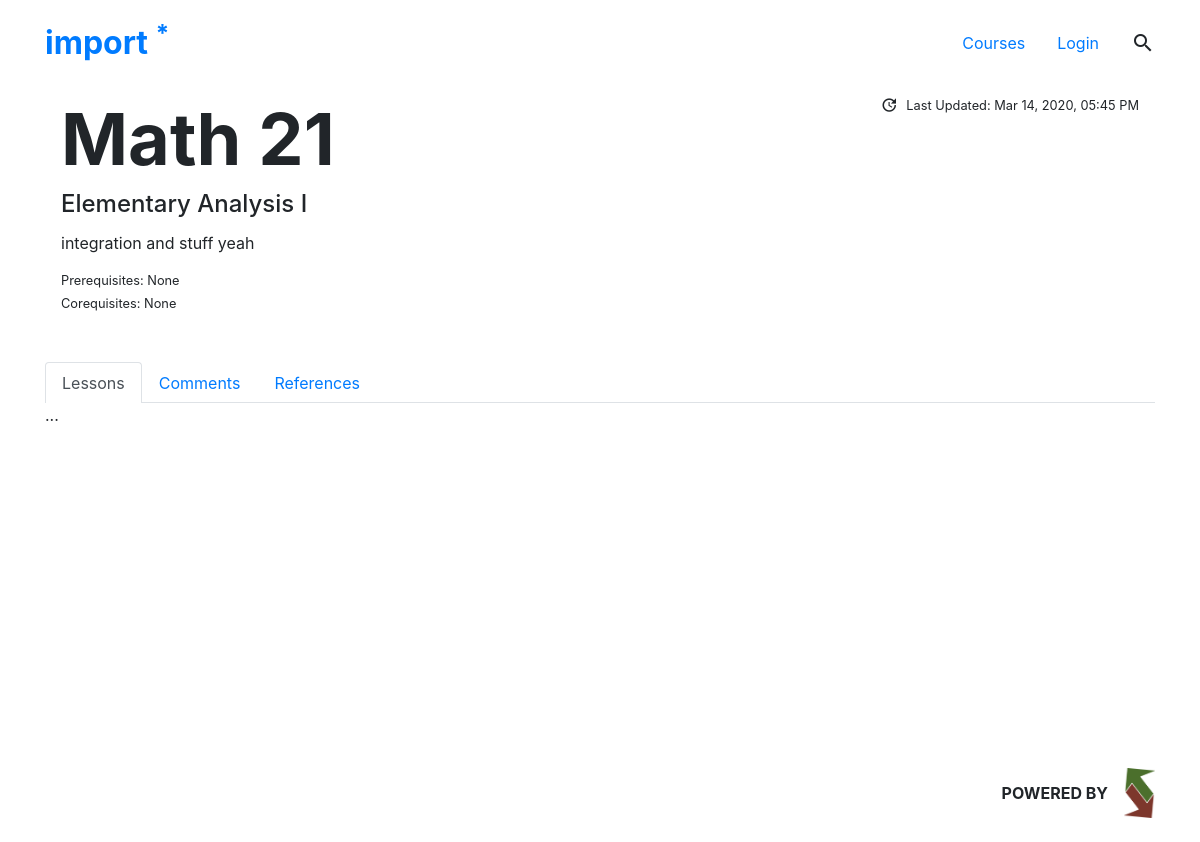
The app's page /course/math/21/ with its own data.
### reviewer/models.py (models this page shows, shortened)
class Course(models.Model):
	name = models.CharField("Course Name", max_length=20)
	code = models.CharField("Course Code", max_length=10)
	number = models.CharField("Course Number", max_length=10)
	number_len = models.PositiveSmallIntegerField(default=1)
	title = models.CharField("Course Title", max_length=50)
	description = models.TextField("Course Description", blank=True)
	old_curr = models.BooleanField("Pre-2018 Curriculum Exclusive?", default=False)
	visible = models.BooleanField("Visible?", default=True)
	prereqs = models.ManyToManyField('self', blank=True, default=None, symmetrical=False, related_name="preq")
	coreqs = models.ManyToManyField('self', blank=True, default=None,symmetrical=False , related_name="creq")
	lastupdated = models.DateTimeField("Last Updated", default=timezone.now)
	image = models.ImageField(verbose_name="Cover Photo", null=True, blank=True, upload_to=course_uploadto)

### reviewer/views.py (the view)
# urls.py: path('course/', views.courselist, name="courselist"),
def course(request, csubj, cnum):
	return coursecpage( request, csubj, cnum, 'l', '1')

### reviewer/templates/reviewer/courses/course.html (shortened to what this page needs)
{% extends 'reviewer/base.html' %}
{% load static %}
{% block content %}
	<div class="container pt-5">
		<div class="my-5">
			<div class="m-auto d-flex flex-column align-items-start">
				<div class="w-100">
					<div class="mx-3">
						<div class="d-flex justify-content-between flex-column flex-lg-row mb-3 mb-lg-0">
							<div class="mx-auto mx-lg-0 text-center text-lg-left">
								<h1 class="h1 title course-{{course_filt.id}}" ><strong>{{ course_filt.code }} <span class="import-font-primary">{{ course_filt.number }}</span></strong></h1>
								<h4 class=" h4 mt-2">{{ course_filt.title }}</h4>
							</div>
							<div class="mx-auto mx-lg-0  text-center text-lg-right">
								<div>
									<small class="d-flex">
										<i class="material-icons material-icon-sm mx-2">update</i> Last Updated: {{ course_filt.lastupdated|date:"M d, Y, h:i A" }}
									</small>
								</div>
							</div>
						</div>
						<div class="mt-1 row">
							<div class="d-flex flex-column col-lg-8 ml-lg-0 ml-auto mr-auto">
								<p class="text-center text-lg-left">{{course_filt.description}}</p>
								<small>
									<div class="mb-1">
										<span>Prerequisites:</span>
										<div class="d-inline-flex align-items-start">
											{% if course_filt.prereqs.count > 0 %}
												{% for prereq in course_filt.prereqs.all %}
													{% if forloop.counter != 1 %}<span class="mr-1">,</span>{%endif%}
													<a href="{% url 'course' prereq.code|lower prereq.number %}">
														{{ prereq.name }}
													</a>
												{% endfor %}
											{% else %}
												None
											{% endif %}
										</div>
									</div>
									<div>
										<span>Corequisites:</span>
										<div class="d-inline-flex align-items-start">
											{% if course_filt.coreqs.count > 0 %}
												{% for coreq in course_filt.coreqs.all %}
													{% if forloop.counter != 1 %}<span class="mr-1">,</span>{%endif%}
													<a href="{% url 'course' coreq.code|lower coreq.number %}">
														{{ coreq.name }}
													</a>
												{% endfor %}
											{% else %}
												None
											{% endif %}
										</div>
									</div>
								</small>
							</div>
						</div>
					</div>
				</div>
			</div>
		</div>
		<div class="course-tabs">
			<ul class="nav nav-tabs" id="coursetab" role="tablist">
			  <li class="nav-item">
			    <a class="nav-link {% if section == 'l' %}active{%endif%}" id="lessons-tab" data-toggle="tab" href="#lessons" role="tab" aria-controls="lessons" aria-selected="true">Lessons</a>
			  </li>
			  <li class="nav-item">
			    <a class="nav-link {% if section == 'c' %}active{%endif%}" id="comments-tab" data-toggle="tab" href="#comments" role="tab" aria-controls="profile" aria-selected="false">
			    	Comments
			    </a>
			  </li>
			  <li class="nav-item">
			    <a class="nav-link {% if section == 'r' %}active{%endif%}" id="ref-tab" data-toggle="tab" href="#ref" role="tab" aria-controls="ref" aria-selected="false">References</a>
			  </li>
			</ul>
			<div class="tab-content" id="import-tabcontents">
			  <div class="tab-pane fade {% if section == 'l' %} show active{%endif%}" id="lessons" role="tabpanel" aria-labelledby="lessons-tab">
			  	...
			  </div>
			</div>
		</div>
	</div>
{% endblock %}

### reviewer/static/reviewer/css/import.css (style rules this page uses)
html { -webkit-font-smoothing: antialiased; -moz-osx-font-smoothing: grayscale; text-rendering: optimizeLegibility; }
body { font-size: 1em; }
.noselect, i { -webkit-touch-callout: none; -webkit-user-select: none; -khtml-user-select: none; -moz-user-select: none; -ms-user-select: none; user-select: none; }
.material-icons { margin: 0 auto; }
.material-icon-sm { font-size: 18px !important; }
.nav-tabs .nav-link { border-bottom: 0 solid transparent; }
.title { font-size: 4.5em; }

### records on screen
Course: code "Math", number "21", title "Elementary Analysis I", lastupdated "Mar 14, 2020, 05:45 PM", description "integration and stuff yeah"
